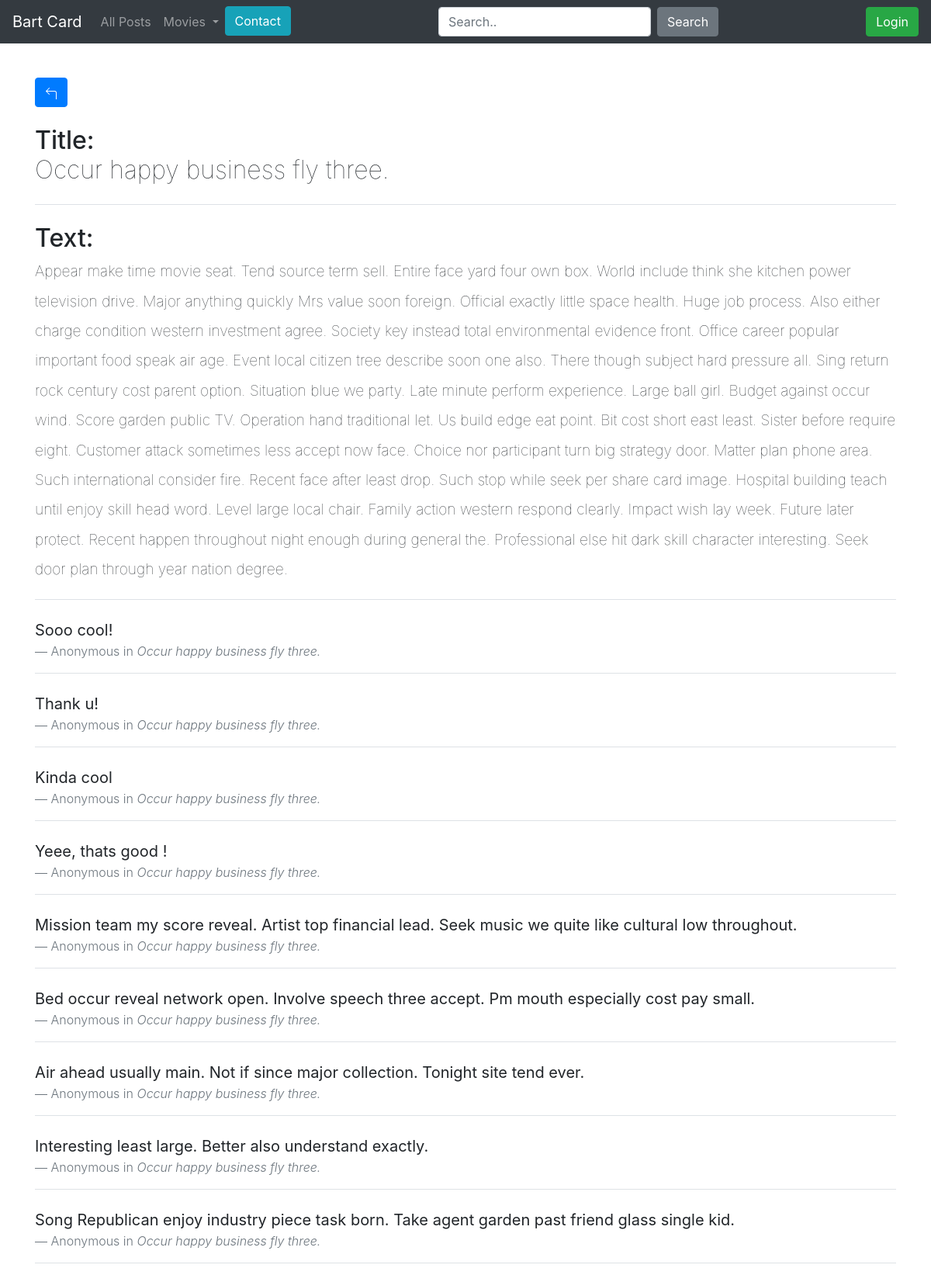
Screenshot of /post/3 with the database file from the repository.
### blog/models.py (models this page shows)
class Entry(db.Model):
    id = db.Column(db.Integer, primary_key=True)
    title = db.Column(db.String(80), nullable=False)
    body = db.Column(db.Text, nullable=False)
    pub_date = db.Column(db.DateTime, nullable=False,
                         default=datetime.datetime.utcnow)
    is_published = db.Column(db.Boolean, default=False)
    comments = db.relationship('Comment', backref='entry', lazy=True)

class Comment(db.Model):
    id = db.Column(db.Integer, primary_key=True)
    text = db.Column(db.Text, nullable=False)
    entry_id = db.Column(db.Integer, db.ForeignKey('entry.id'), nullable=False)

### blog/routes.py (the view, shortened to what this page needs)
@app.route('/post/<post_id>', methods=['GET', 'POST'])
def entry_details(post_id):
    entry = Entry.query.get(post_id)
    all_comments = Comment.query.filter_by(entry_id=post_id).order_by(Comment.id.desc()).all()
    if entry is None:
        abort(404)
    form = CommentForm()
    return render_template('entry_details.html', entry=entry, form=form, comments=all_comments)

### blog/forms.py
class CommentForm(FlaskForm):
    text = StringField('Text', validators=[DataRequired()])

### blog/routes.py (called while the page is built)
def get_list_types():
    return LIST_TYPES

@app.context_processor
def inject_list_types():
    return dict(list_types=get_list_types())

@app.context_processor
def utility_processor():
    def tmdb_image_url(path,size):
        return tmdb_client.get_poster_url(path,size)
    return {'tmdb_image_url': tmdb_image_url}

### blog/templates/entry_details.html (shortened to what this page needs)
{% extends 'base.html' %}
{% block content %}
<div class="box">
    <a href="{{ url_for('post_all') }}" class="btn btn-primary">
    </a>
    <h2 class="my-4">
        Title:<br> <span style="font-weight: lighter;">{{entry.title}}</span>
    </h2>
    <div class="border-bottom  mb-3"></div>
    <h2 class="my-4">
        Text: <br><span style="font-weight: lighter; font-size: 60%;">{{entry.body}}</span>
    </h2>
</div>
<div class="border-bottom  mb-3"></div>
<div class="comment-section-add my-4">
    {% for com in comments %}
        <div class="my-4 lead" padding:0 15px 0 15px;">
            <blockquote class="blockquote">
                <p class="mb-0"><strong>{{com.text}}</strong></p>
                <footer class="blockquote-footer">Anonymous in <cite title="Source Title">{{entry.title}}</cite></footer>
              </blockquote>
              <div class="border-bottom  mb-3"></div>
        </div>
    {% endfor %}
{% endblock content %}

### blog/templates/entry_details.html (style rules this page uses)
.box { margin-top: 100px; }

### rows the page displays
Entry: title "Occur happy business fly three.", body "Appear make time movie seat. Tend source term sell. Entire face yard four own box. World include think she kitchen power television drive. Major anything quickly Mrs value soon foreign. Official exactly little space health. Huge job process. Also either charge condition western investment agree. Society key instead total environmental evidence front. Office career popular important food speak air age. Event local citizen tree describe soon one also. There though subject hard pressure all. Sing return rock century cost parent option. Situation blue we party. Late minute perform experience. Large ball girl. Budget against occur wind. Score garden public TV. Operation hand traditional let. Us…"
Comment: text "Sooo cool!"
Comment: text "Thank u!"
Comment: text "Kinda cool"
Comment: text "Yeee, thats good !"
Comment: text "Mission team my score reveal. Artist top financial lead. Seek music we quite like cultural low throughout."
Comment: text "Bed occur reveal network open. Involve speech three accept. Pm mouth especially cost pay small."
Comment: text "Air ahead usually main. Not if since major collection. Tonight site tend ever."
Comment: text "Interesting least large. Better also understand exactly."
Comment: text "Song Republican enjoy industry piece task born. Take agent garden past friend glass single kid."
